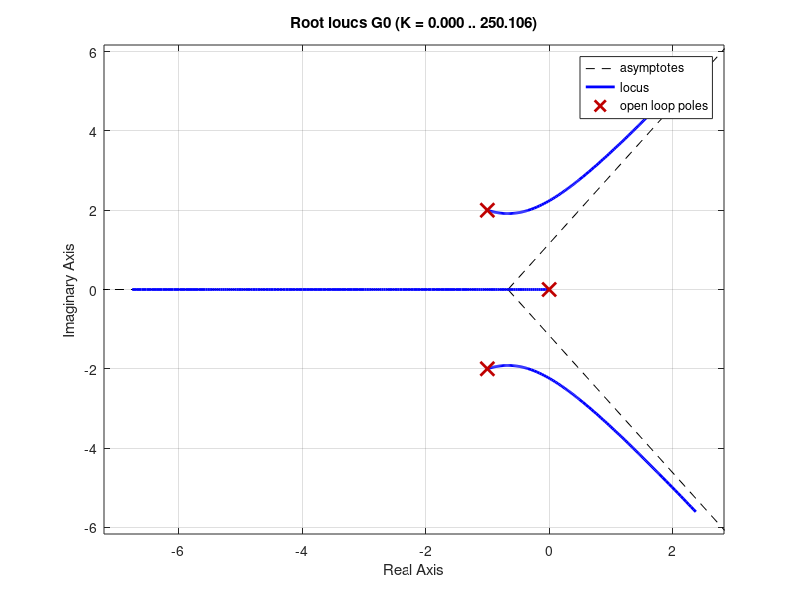

Source code (MATLAB):
clc
clear

s = tf('s');

G0 = 1/(s*(s^2 + 2*s + 5))

rlocus(G0) % sleduva deka pri a = 10 sistemot e na gr. na stabilnost
